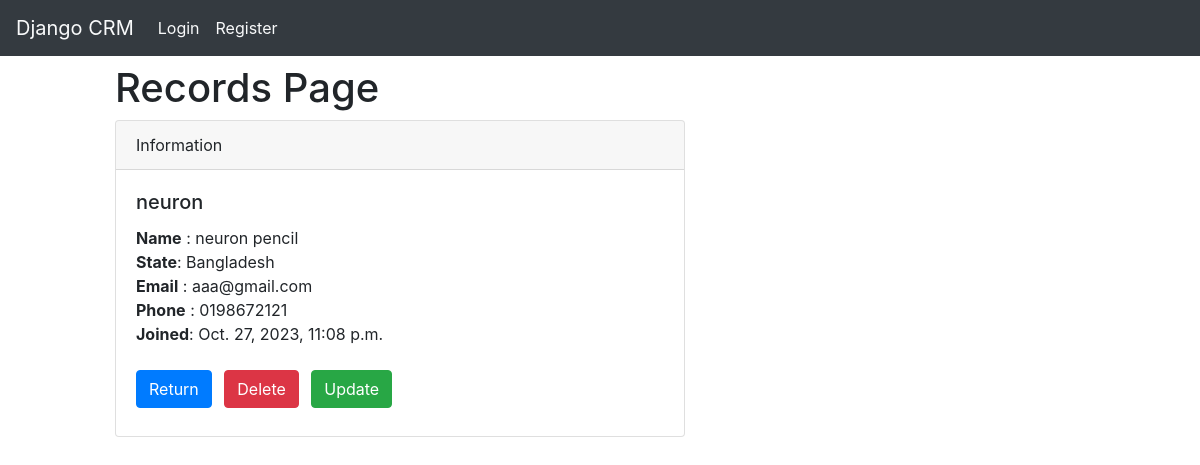
/record/7, run on the app's committed database.
### myCRM/models.py (models this page shows)
class Record(models.Model):
    created_at = models.DateTimeField(auto_now_add=True)
    first_name = models.CharField(max_length=20)
    last_name = models.CharField(max_length=30)
    usermail = models.EmailField(max_length=30)
    phone = models.CharField(max_length=12)
    city = models.CharField(max_length=20)
    state = models.CharField(max_length=25)

### myCRM/views.py (the view)
# urls.py: path('record/<int:pk>',views.customer_record, name='record'),
def customer_record(request,pk):
    if User.is_authenticated:
        customer_record  = Record.objects.get(id=pk)
        return render(request, 'record.html', {'customer_record': customer_record})
    else:
        messages.success(request, 'Failed to find the account')
        return redirect('homepage')

### myCRM/templates/record.html
{% extends "base.html" %} {% block content %}
<h1 class="col-5 offset-1 my-2">Records Page</h1>
<div class="col-6 offset-1">
  <div class="card">
    <div class="card-header">Information</div>
    <div class="card-body">
      <h5 class="card-title">{{customer_record.first_name}}</h5>
      <p class="card-text">
        <strong>Name</strong> : {{customer_record.first_name}}
        {{customer_record.last_name}}<br />
        <strong>State</strong>: {{customer_record.state}}
        <strong><br />Email</strong> : {{customer_record.usermail}}
        <strong><br />Phone</strong> : {{customer_record.phone}}
        <strong><br />Joined</strong>: {{customer_record.created_at}}
      </p>
      <a href="{% url 'homepage' %}" class="btn btn-primary mx-0 my-2"
        >Return</a
      >
      <a
        href="{% url 'delete_record' customer_record.id %}"
        class="btn btn-danger mx-2 my-2"
        >Delete</a
      >
      <a
        href="{% url 'update_record' customer_record.id %}"
        class="btn btn-success mx-0 my-2"
        >Update</a
      >
    </div>
  </div>
</div>
{% endblock content %}

### data on the page
Record: first_name "neuron", last_name "pencil", state "Bangladesh", usermail "aaa@gmail.com", phone "0198672121", created_at "Oct. 27, 2023, 11:08 p.m."
